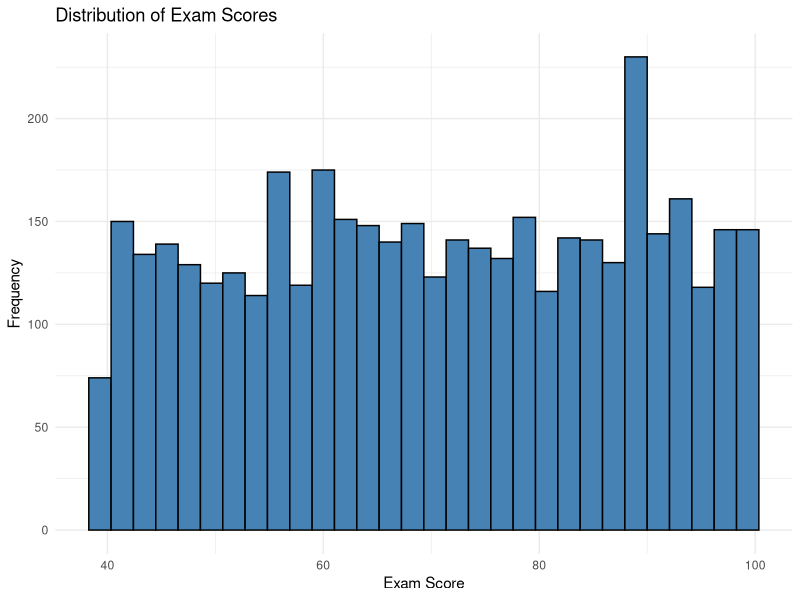
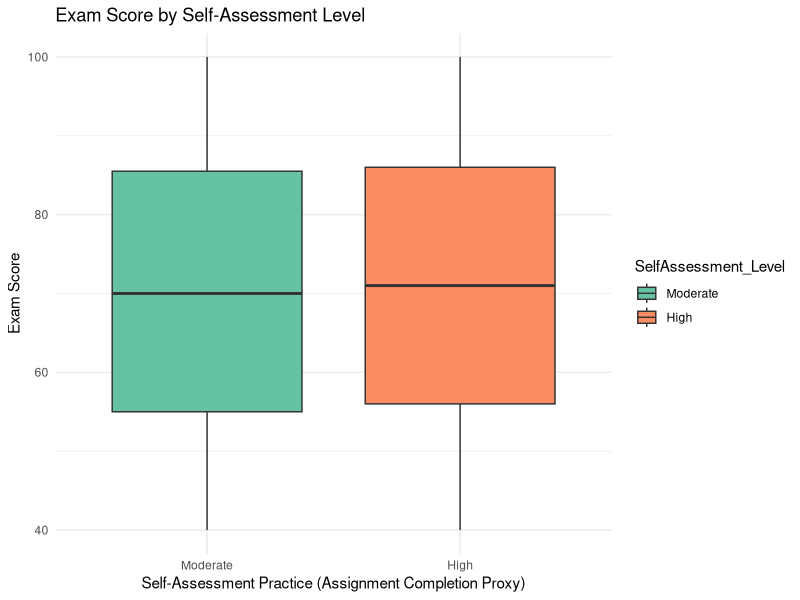
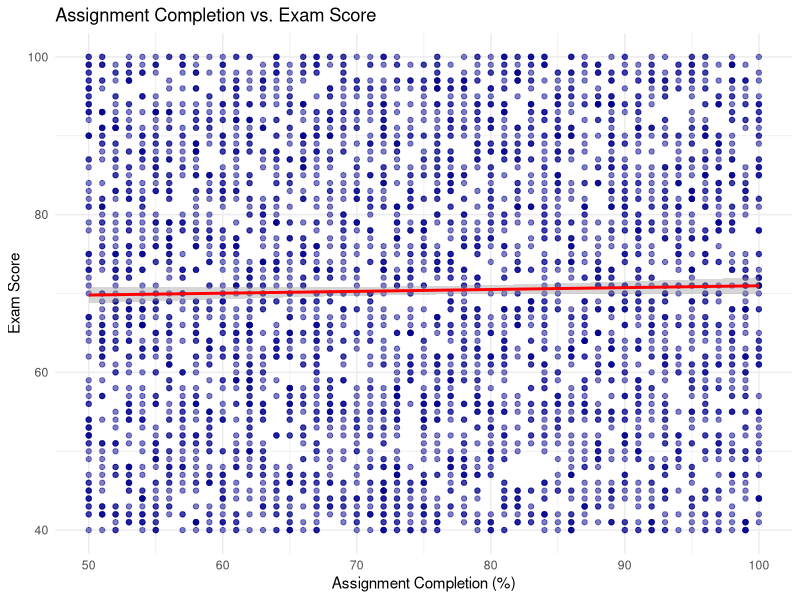

Recreate these plots in R, in order.
# ============================================================
# IT3011 Group Assignment - Script 02: Descriptive Statistics
# Learning Outcomes: LO1 - Summary stats and visualizations
# ============================================================

library(tidyverse)

# ---- 1. Load Cleaned Data ----
cat("Loading cleaned dataset...\n")
data <- read.csv("data/processed/cleaned_data.csv")

# Ensure factors are set
data$SelfAssessment_Level <- factor(data$SelfAssessment_Level, levels = c("Low", "Moderate", "High"))

# ---- 2. Summary Statistics ----
cat("\n--- Summary Statistics (Assignment Completion & Exam Score) ---\n")
summary_stats <- data %>%
  summarise(
    Mean_Completion = mean(AssignmentCompletion),
    SD_Completion = sd(AssignmentCompletion),
    Mean_Exam = mean(ExamScore),
    SD_Exam = sd(ExamScore),
    N = n()
  )
print(summary_stats)

cat("\n--- Mean Exam Score by Self-Assessment Level ---\n")
group_stats <- data %>%
  group_by(SelfAssessment_Level) %>%
  summarise(
    Mean_Exam = mean(ExamScore),
    SD_Exam = sd(ExamScore),
    N = n()
  )
print(group_stats)

# Save tables
dir.create("output/tables", recursive = TRUE, showWarnings = FALSE)
write.csv(group_stats, "output/tables/summary_by_level.csv", row.names = FALSE)

# ---- 3. Visualizations ----
cat("Generating visualizations...\n")
dir.create("output/figures", recursive = TRUE, showWarnings = FALSE)

# Histogram of Exam Scores
p1 <- ggplot(data, aes(x = ExamScore)) + 
  geom_histogram(fill = "steelblue", color = "black", bins = 30) +
  theme_minimal() +
  labs(title = "Distribution of Exam Scores", x = "Exam Score", y = "Frequency")
ggsave("output/figures/histogram_exam_score.png", plot = p1, width = 6, height = 4)

# Boxplot of Exam Scores by Self-Assessment Level
p2 <- ggplot(data, aes(x = SelfAssessment_Level, y = ExamScore, fill = SelfAssessment_Level)) +
  geom_boxplot() +
  theme_minimal() +
  scale_fill_brewer(palette = "Set2") +
  labs(title = "Exam Score by Self-Assessment Level", 
       x = "Self-Assessment Practice (Assignment Completion Proxy)", 
       y = "Exam Score")
ggsave("output/figures/boxplot_exam_by_level.png", plot = p2, width = 6, height = 4)

# Scatterplot: Assignment Completion vs Exam Score
p3 <- ggplot(data, aes(x = AssignmentCompletion, y = ExamScore)) +
  geom_point(alpha = 0.5, color = "darkblue") +
  geom_smooth(method = "lm", color = "red") +
  theme_minimal() +
  labs(title = "Assignment Completion vs. Exam Score",
       x = "Assignment Completion (%)", y = "Exam Score")
ggsave("output/figures/scatter_completion_vs_exam.png", plot = p3, width = 6, height = 4)

cat("============================================================\n")
cat("Descriptive analysis complete. Outputs saved in output/ folder.\n")
cat("Proceed to 03_inferential.R\n")
cat("============================================================\n")
